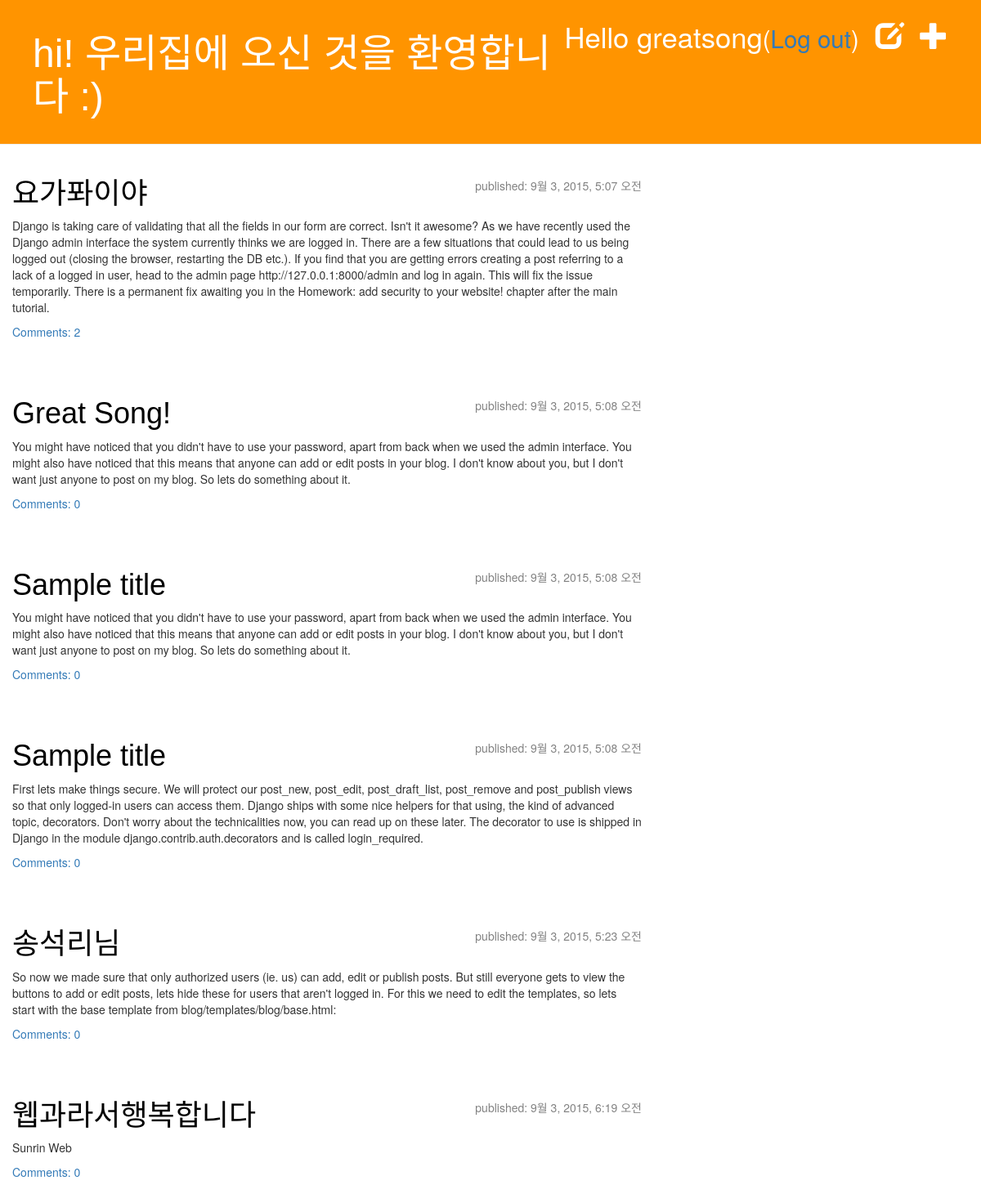
The app's page / (signed in) with its own data.
### blog/models.py (models this page shows, shortened)
class Post(models.Model):
    author = models.ForeignKey('auth.User')
    title = models.CharField(max_length=200)
    text = models.TextField()
    created_date = models.DateTimeField(default=timezone.now)
    published_date = models.DateTimeField(blank=True, null=True)
    def approved_comments(self):
        return self.comments.filter(approved_comment=True)

### blog/views.py (the view)
# urls.py: url(r'^$', views.post_list, name='post_list'),
def post_list(request):
    posts = Post.objects.filter(published_date__lte=timezone.now()).order_by('published_date')
    return render(request, 'blog/post_list.html', {'posts': posts})

### blog/templates/blog/post_list.html
{% extends "blog/base.html" %}
{% block content %}
{% for post in posts %}
    <div class="post">
        <div class="date">
            <p>published: {{ post.published_date }}</p>
        </div>
        <h1><a href="{% url "post_detail" post_id=post.pk %}">{{ post.title }}</a></h1>
        <p>{{ post.text }}</p>
        <a href="{% url "blog.views.post_detail" post_id=post.pk %}">Comments: {{ post.approved_comments.count }}</a>
    </div>
{% endfor %}
{% endblock content %}

### blog/templates/blog/base.html (shortened to what this page needs)
{% load staticfiles %}
<!DOCTYPE html>
<html>
<head>
<link rel="stylesheet" href="https://maxcdn.bootstrapcdn.com/bootstrap/3.3.5/css/bootstrap.min.css">
<link rel="stylesheet" href="https://maxcdn.bootstrapcdn.com/bootstrap/3.3.5/css/bootstrap-theme.min.css">
<link rel="stylesheet" href="{% static "css/blog.css" %}">
</head>
<body>
    <div id="flip" class="page-header">
        {% if user.is_authenticated %}
        <a href="{% url "post_new" %}" class="top-menu"><span class="glyphicon glyphicon-plus"></span></a>
        <a href="{% url "post_draft_list" %}" class="top-menu"><span class="glyphicon glyphicon-edit"></span></a>
        <p class="top-menu">Hello {{ user.username }}<small>(<a href="{% url "django.contrib.auth.views.logout" %}">Log out</a>)</small></p>
        {% else %}
        <a href="{% url "django.contrib.auth.views.login" %}" class="top-menu"><span class="glyphicon glyphicon-lock"></span></a>
        {% endif %}
        <a href="{% url "post_list" %}"><h1>hi! 우리집에 오신 것을 환영합니다 :)</h1></a>
    </div>
<div id="panel" class="col-md-8">
    {% block content %}
    {% endblock %}
</div>
</body>
</html>

### blog/static/css/blog.css (style rules this page uses)
.page-header { background-color: #ff9400; margin-top: 0; padding: 20px 20px 20px 40px; }
.page-header h1, .page-header h1 a, .page-header h1 a:visited, .page-header h1 a:active { color: #ffffff; font-size: 36pt; text-decoration: none; }
h1, h2, h3, h4 { font-family: 'Nanum Gothic', sans-serif; }
.date { float: right; color: #828282; }
.top-menu, .top-menu:hover, .top-menu:visited { color: #ffffff; float: right; font-size: 26pt; margin-right: 20px; }
.post { margin-bottom: 70px; }
.post h1 a, .post h1 a:visited { color: #000000; }

### records on screen
Post: published_date "9월 3, 2015, 5:07 오전", title "요가퐈이야", text "Django is taking care of validating that all the fields in our form are correct. Isn't it awesome? As we have recently used the Django admin interface the system currently thinks we are logged in. There are a few situations that could lead to us being logged out (closing the browser, restarting the DB etc.). If you find that you are getting errors creating a post referring to a lack of a logged in user, head to the admin page http://127.0.0.1:8000/admin and log in again. This will fix the issue temporarily. There is a permanent fix awaiting you in the Homework: add security to your website! chapter after the main tutorial.", approved_comments.count "2"
Post: published_date "9월 3, 2015, 5:08 오전", title "Great Song!", text "You might have noticed that you didn't have to use your password, apart from back when we used the admin interface. You might also have noticed that this means that anyone can add or edit posts in your blog. I don't know about you, but I don't want just anyone to post on my blog. So lets do something about it.", approved_comments.count "0"
Post: published_date "9월 3, 2015, 5:08 오전", title "Sample title", text "You might have noticed that you didn't have to use your password, apart from back when we used the admin interface. You might also have noticed that this means that anyone can add or edit posts in your blog. I don't know about you, but I don't want just anyone to post on my blog. So lets do something about it.", approved_comments.count "0"
Post: published_date "9월 3, 2015, 5:08 오전", title "Sample title", text "First lets make things secure. We will protect our post_new, post_edit, post_draft_list, post_remove and post_publish views so that only logged-in users can access them. Django ships with some nice helpers for that using, the kind of advanced topic, decorators. Don't worry about the technicalities now, you can read up on these later. The decorator to use is shipped in Django in the module django.contrib.auth.decorators and is called login_required.", approved_comments.count "0"
Post: published_date "9월 3, 2015, 5:23 오전", title "송석리님", text "So now we made sure that only authorized users (ie. us) can add, edit or publish posts. But still everyone gets to view the buttons to add or edit posts, lets hide these for users that aren't logged in. For this we need to edit the templates, so lets start with the base template from blog/templates/blog/base.html:", approved_comments.count "0"
Post: published_date "9월 3, 2015, 6:19 오전", title "웹과라서행복합니다", text "Sunrin Web", approved_comments.count "0"

### other values on screen
{{ user.username }} "greatsong"
